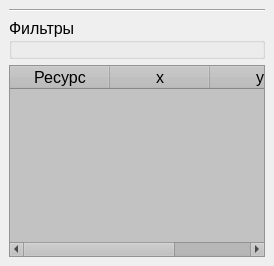
  <widget class="QDockWidget" name="dockWidget_3">
   <property name="sizePolicy">
    <sizepolicy hsizetype="Expanding" vsizetype="Expanding">
     <horstretch>0</horstretch>
     <verstretch>3</verstretch>
    </sizepolicy>
   </property>
   <property name="floating">
    <bool>false</bool>
   </property>
   <property name="features">
    <set>QDockWidget::DockWidgetFloatable|QDockWidget::DockWidgetMovable</set>
   </property>
   <property name="allowedAreas">
    <set>Qt::BottomDockWidgetArea</set>
   </property>
   <property name="windowTitle">
    <string>Таблицы</string>
   </property>
   <attribute name="dockWidgetArea">
    <number>8</number>
   </attribute>
   <widget class="QWidget" name="dockWidgetContents_3">
    <layout class="QHBoxLayout" name="horizontalLayout_3">
     <item>
      <layout class="QVBoxLayout" name="verticalLayout_2">
       <item>
        <widget class="Line" name="line_2">
         <property name="orientation">
          <enum>Qt::Horizontal</enum>
         </property>
        </widget>
       </item>
       <item>
        <widget class="QGroupBox" name="filtersBox">
         <property name="sizePolicy">
          <sizepolicy hsizetype="Preferred" vsizetype="Expanding">
           <horstretch>0</horstretch>
           <verstretch>1</verstretch>
          </sizepolicy>
         </property>
         <property name="sizeIncrement">
          <size>
           <width>0</width>
           <height>3</height>
          </size>
         </property>
         <property name="font">
          <font>
           <pointsize>12</pointsize>
           <weight>50</weight>
           <bold>false</bold>
          </font>
         </property>
         <property name="title">
          <string>Фильтры</string>
         </property>
        </widget>
       </item>
       <item>
        <widget class="QTableWidget" name="tableWidget">
         <property name="sizePolicy">
          <sizepolicy hsizetype="Expanding" vsizetype="Expanding">
           <horstretch>0</horstretch>
           <verstretch>7</verstretch>
          </sizepolicy>
         </property>
         <property name="baseSize">
          <size>
           <width>4</width>
           <height>3</height>
          </size>
         </property>
         <property name="palette">
          <palette>
           <active>
            <colorrole role="WindowText">
             <brush brushstyle="SolidPattern">
              <color alpha="255">
               <red>0</red>
               <green>0</green>
               <blue>0</blue>
              </color>
             </brush>
            </colorrole>
            <colorrole role="Button">
             <brush brushstyle="SolidPattern">
              <color alpha="255">
               <red>190</red>
               <green>190</green>
               <blue>190</blue>
              </color>
             </brush>
            </colorrole>
            <colorrole role="Light">
             <brush brushstyle="SolidPattern">
              <color alpha="255">
               <red>255</red>
               <green>255</green>
               <blue>255</blue>
              </color>
             </brush>
            </colorrole>
            <colorrole role="Midlight">
             <brush brushstyle="SolidPattern">
              <color alpha="255">
               <red>222</red>
               <green>222</green>
               <blue>222</blue>
              </color>
             </brush>
            </colorrole>
            <colorrole role="Dark">
             <brush brushstyle="SolidPattern">
              <color alpha="255">
               <red>95</red>
               <green>95</green>
               <blue>95</blue>
              </color>
             </brush>
            </colorrole>
            <colorrole role="Mid">
             <brush brushstyle="SolidPattern">
              <color alpha="255">
               <red>127</red>
               <green>127</green>
               <blue>127</blue>
              </color>
             </brush>
            </colorrole>
            <colorrole role="Text">
             <brush brushstyle="SolidPattern">
              <color alpha="255">
               <red>0</red>
               <green>0</green>
               <blue>0</blue>
              </color>
             </brush>
            </colorrole>
            <colorrole role="BrightText">
             <brush brushstyle="SolidPattern">
              <color alpha="255">
               <red>255</red>
               <green>255</green>
               <blue>255</blue>
              </color>
             </brush>
            </colorrole>
            <colorrole role="ButtonText">
             <brush brushstyle="SolidPattern">
              <color alpha="255">
               <red>0</red>
               <green>0</green>
               <blue>0</blue>
              </color>
             </brush>
            </colorrole>
            <colorrole role="Base">
             <brush brushstyle="SolidPattern">
              <color alpha="255">
               <red>194</red>
               <green>194</green>
               <blue>194</blue>
              </color>
             </brush>
            </colorrole>
            <colorrole role="Window">
             <brush brushstyle="SolidPattern">
              <color alpha="255">
               <red>190</red>
               <green>190</green>
               <blue>190</blue>
              </color>
             </brush>
            </colorrole>
            <colorrole role="Shadow">
             <brush brushstyle="SolidPattern">
              <color alpha="255">
               <red>0</red>
               <green>0</green>
               <blue>0</blue>
              </color>
             </brush>
            </colorrole>
            <colorrole role="AlternateBase">
             <brush brushstyle="SolidPattern">
              <color alpha="255">
               <red>120</red>
               <green>120</green>
               <blue>120</blue>
              </color>
             </brush>
            </colorrole>
            <colorrole role="ToolTipBase">
             <brush brushstyle="SolidPattern">
              <color alpha="255">
               <red>255</red>
               <green>255</green>
               <blue>220</blue>
              </color>
             </brush>
            </colorrole>
            <colorrole role="ToolTipText">
             <brush brushstyle="SolidPattern">
              <color alpha="255">
               <red>0</red>
               <green>0</green>
               <blue>0</blue>
              </color>
             </brush>
            </colorrole>
            <colorrole role="PlaceholderText">
             <brush brushstyle="SolidPattern">
              <color alpha="128">
               <red>0</red>
               <green>0</green>
               <blue>0</blue>
              </color>
             </brush>
            </colorrole>
           </active>
           <inactive>
            <colorrole role="WindowText">
             <brush brushstyle="SolidPattern">
              <color alpha="255">
               <red>0</red>
               <green>0</green>
               <blue>0</blue>
              </color>
             </brush>
            </colorrole>
            <colorrole role="Button">
             <brush brushstyle="SolidPattern">
              <color alpha="255">
               <red>190</red>
               <green>190</green>
               <blue>190</blue>
              </color>
             </brush>
            </colorrole>
            <colorrole role="Light">
             <brush brushstyle="SolidPattern">
              <color alpha="255">
               <red>255</red>
               <green>255</green>
               <blue>255</blue>
              </color>
             </brush>
            </colorrole>
            <colorrole role="Midlight">
             <brush brushstyle="SolidPattern">
              <color alpha="255">
               <red>222</red>
               <green>222</green>
               <blue>222</blue>
              </color>
             </brush>
            </colorrole>
            <colorrole role="Dark">
             <brush brushstyle="SolidPattern">
              <color alpha="255">
               <red>95</red>
               <green>95</green>
               <blue>95</blue>
              </color>
             </brush>
            </colorrole>
            <colorrole role="Mid">
             <brush brushstyle="SolidPattern">
              <color alpha="255">
               <red>127</red>
               <green>127</green>
               <blue>127</blue>
              </color>
             </brush>
            </colorrole>
            <colorrole role="Text">
             <brush brushstyle="SolidPattern">
              <color alpha="255">
               <red>0</red>
               <green>0</green>
               <blue>0</blue>
              </color>
             </brush>
            </colorrole>
            <colorrole role="BrightText">
             <brush brushstyle="SolidPattern">
              <color alpha="255">
               <red>255</red>
               <green>255</green>
               <blue>255</blue>
              </color>
             </brush>
            </colorrole>
            <colorrole role="ButtonText">
             <brush brushstyle="SolidPattern">
              <color alpha="255">
               <red>0</red>
               <green>0</green>
               <blue>0</blue>
              </color>
             </brush>
            </colorrole>
            <colorrole role="Base">
             <brush brushstyle="SolidPattern">
              <color alpha="255">
               <red>194</red>
               <green>194</green>
               <blue>194</blue>
              </color>
             </brush>
            </colorrole>
            <colorrole role="Window">
             <brush brushstyle="SolidPattern">
              <color alpha="255">
               <red>190</red>
               <green>190</green>
               <blue>190</blue>
              </color>
             </brush>
            </colorrole>
            <colorrole role="Shadow">
             <brush brushstyle="SolidPattern">
              <color alpha="255">
               <red>0</red>
               <green>0</green>
               <blue>0</blue>
              </color>
             </brush>
            </colorrole>
            <colorrole role="AlternateBase">
             <brush brushstyle="SolidPattern">
              <color alpha="255">
               <red>120</red>
               <green>120</green>
               <blue>120</blue>
              </color>
             </brush>
            </colorrole>
            <colorrole role="ToolTipBase">
             <brush brushstyle="SolidPattern">
              <color alpha="255">
               <red>255</red>
               <green>255</green>
               <blue>220</blue>
              </color>
             </brush>
            </colorrole>
            <colorrole role="ToolTipText">
             <brush brushstyle="SolidPattern">
              <color alpha="255">
               <red>0</red>
               <green>0</green>
               <blue>0</blue>
              </color>
             </brush>
            </colorrole>
            <colorrole role="PlaceholderText">
             <brush brushstyle="SolidPattern">
              <color alpha="128">
               <red>0</red>
               <green>0</green>
               <blue>0</blue>
              </color>
             </brush>
            </colorrole>
           </inactive>
           <disabled>
            <colorrole role="WindowText">
             <brush brushstyle="SolidPattern">
              <color alpha="255">
               <red>95</red>
               <green>95</green>
               <blue>95</blue>
              </color>
             </brush>
            </colorrole>
            <colorrole role="Button">
             <brush brushstyle="SolidPattern">
              <color alpha="255">
               <red>190</red>
               <green>190</green>
               <blue>190</blue>
              </color>
             </brush>
            </colorrole>
            <colorrole role="Light">
             <brush brushstyle="SolidPattern">
              <color alpha="255">
               <red>255</red>
               <green>255</green>
               <blue>255</blue>
              </color>
             </brush>
            </colorrole>
            <colorrole role="Midlight">
             <brush brushstyle="SolidPattern">
              <color alpha="255">
               <red>222</red>
               <green>222</green>
               <blue>222</blue>
              </color>
             </brush>
            </colorrole>
            <colorrole role="Dark">
             <brush brushstyle="SolidPattern">
              <color alpha="255">
               <red>95</red>
               <green>95</green>
               <blue>95</blue>
              </color>
             </brush>
            </colorrole>
            <colorrole role="Mid">
             <brush brushstyle="SolidPattern">
              <color alpha="255">
               <red>127</red>
               <green>127</green>
               <blue>127</blue>
              </color>
             </brush>
            </colorrole>
            <colorrole role="Text">
             <brush brushstyle="SolidPattern">
              <color alpha="255">
               <red>95</red>
               <green>95</green>
               <blue>95</blue>
              </color>
             </brush>
            </colorrole>
            <colorrole role="BrightText">
             <brush brushstyle="SolidPattern">
              <color alpha="255">
               <red>255</red>
               <green>255</green>
               <blue>255</blue>
              </color>
             </brush>
            </colorrole>
            <colorrole role="ButtonText">
             <brush brushstyle="SolidPattern">
              <color alpha="255">
               <red>95</red>
               <green>95</green>
               <blue>95</blue>
              </color>
             </brush>
            </colorrole>
            <colorrole role="Base">
             <brush brushstyle="SolidPattern">
              <color alpha="255">
               <red>190</red>
               <green>190</green>
               <blue>190</blue>
              </color>
             </brush>
            </colorrole>
            <colorrole role="Window">
             <brush brushstyle="SolidPattern">
              <color alpha="255">
               <red>190</red>
               <green>190</green>
               <blue>190</blue>
              </color>
             </brush>
            </colorrole>
            <colorrole role="Shadow">
             <brush brushstyle="SolidPattern">
              <color alpha="255">
               <red>0</red>
               <green>0</green>
               <blue>0</blue>
              </color>
             </brush>
            </colorrole>
            <colorrole role="AlternateBase">
             <brush brushstyle="SolidPattern">
              <color alpha="255">
               <red>120</red>
               <green>120</green>
               <blue>120</blue>
              </color>
             </brush>
            </colorrole>
            <colorrole role="ToolTipBase">
             <brush brushstyle="SolidPattern">
              <color alpha="255">
               <red>255</red>
               <green>255</green>
               <blue>220</blue>
              </color>
             </brush>
            </colorrole>
            <colorrole role="ToolTipText">
             <brush brushstyle="SolidPattern">
              <color alpha="255">
               <red>0</red>
               <green>0</green>
               <blue>0</blue>
              </color>
             </brush>
            </colorrole>
            <colorrole role="PlaceholderText">
             <brush brushstyle="SolidPattern">
              <color alpha="128">
               <red>0</red>
               <green>0</green>
               <blue>0</blue>
              </color>
             </brush>
            </colorrole>
           </disabled>
          </palette>
         </property>
         <property name="font">
          <font>
           <pointsize>12</pointsize>
          </font>
         </property>
         <property name="autoFillBackground">
          <bool>false</bool>
         </property>
         <property name="sortingEnabled">
          <bool>false</bool>
         </property>
         <column>
          <property name="text">
           <string>Ресурс</string>
          </property>
         </column>
         <column>
          <property name="text">
           <string>x</string>
          </property>
         </column>
         <column>
          <property name="text">
           <string>y</string>
          </property>
         </column>
        </widget>
       </item>
      </layout>
     </item>
    </layout>
   </widget>
  </widget>
